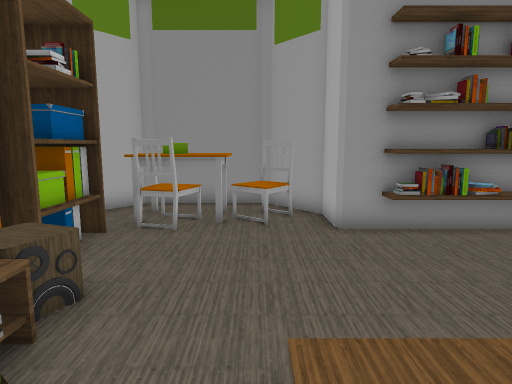
view 1 (above)

14 first-person views from a walk through a scene from a Unity 3-D project. The camera is 1.3 m above the floor, tilts 8° down and sees 75° across. The floor is counted in squares, 0.5 m on a side. Each view is taken from the middle of a square. On the plan, view 1 faces up. The plan holds only what a view shows up to about 20 squares ahead; the rest is blank. The player is left out. Some surface patterns are stand-ins.

view 2
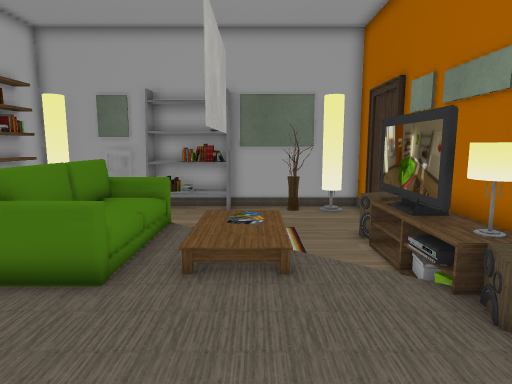

view 3
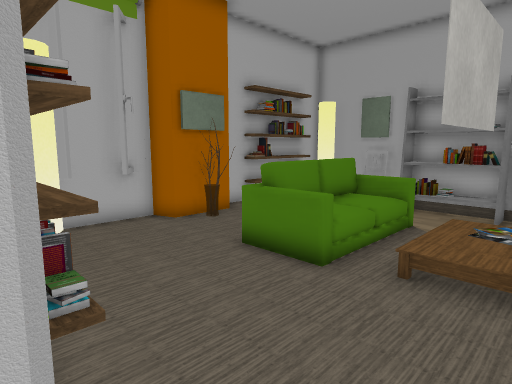

view 4
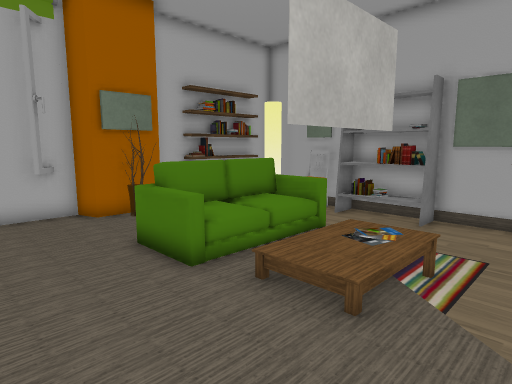

view 5
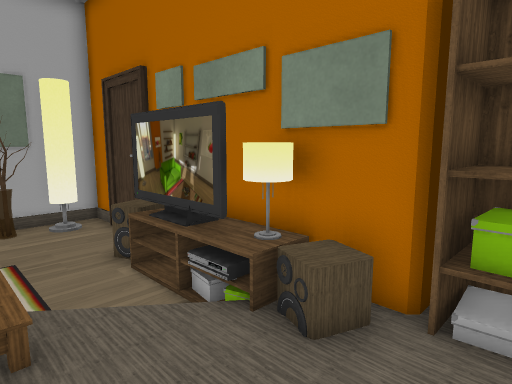

view 6
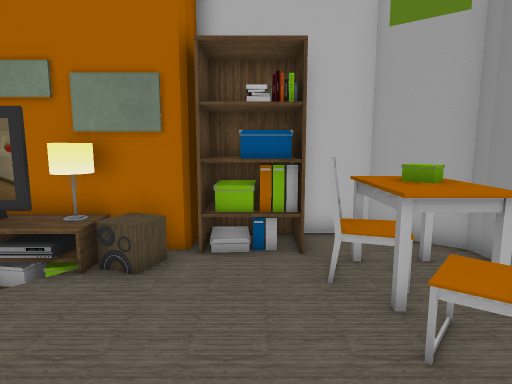

view 7
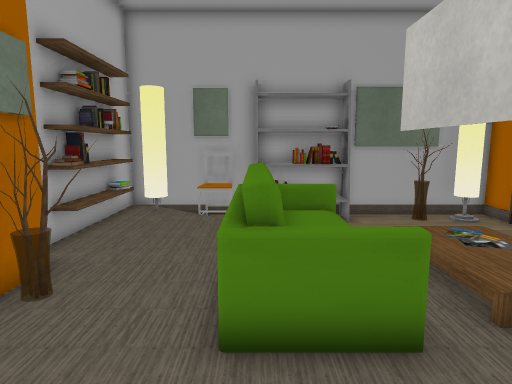

view 8
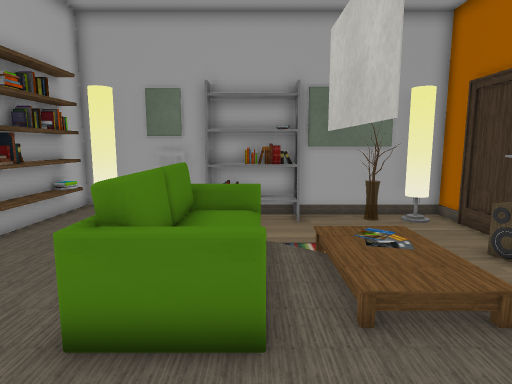

view 9
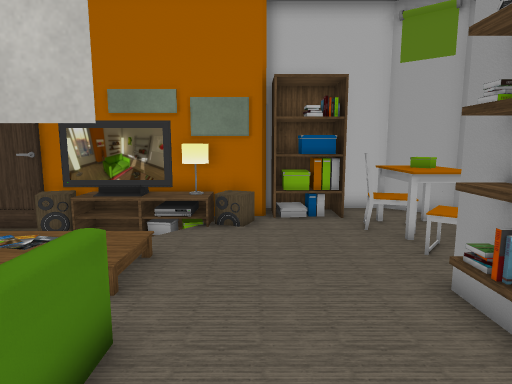

view 10
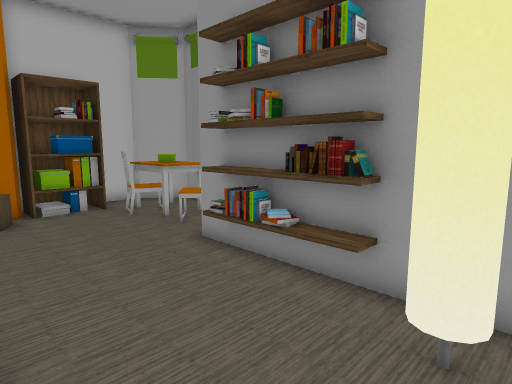

view 11
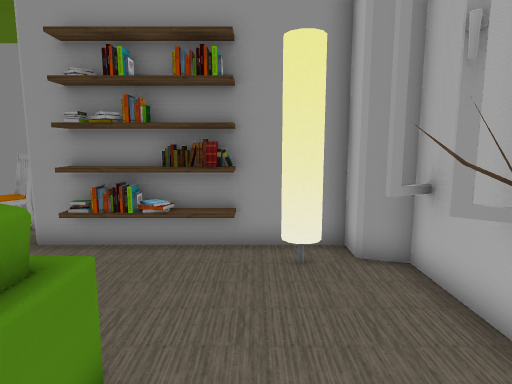

view 12
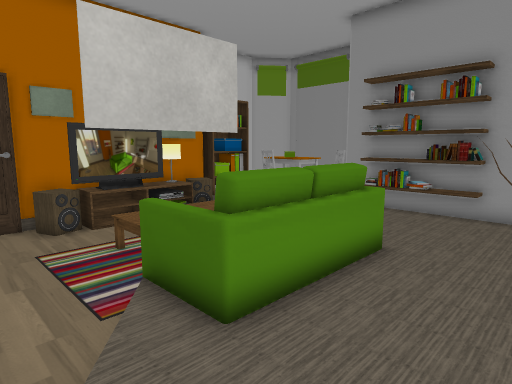

view 13
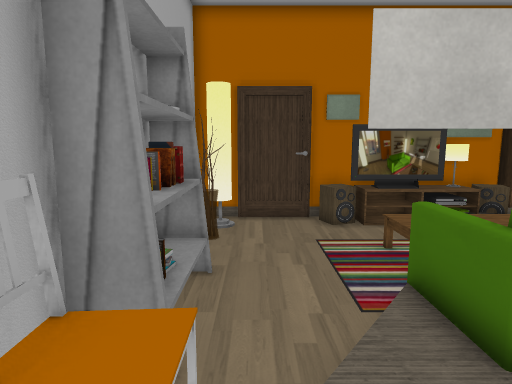

view 14
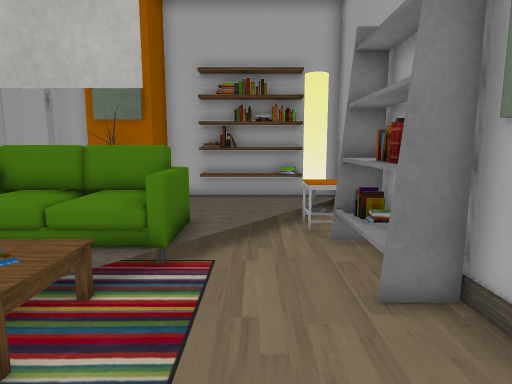

### Floor plan
Key: @ floor where view 1 was taken; # wall or solid block; . main floor; - floor 0.25 m lower than the main floor; / step, stairs or slope; T table; C chair; S shelf; L lamp; A carpet; F sofa; B TV; P speaker; E vase; O other object.
Columns run from 6 left of view 1 to 12 right of it. Each row starts with its distance up from view 1.
 12  ########
 11 ## TTTCC#
 10 #. TTTOC#
  9 #.TCCT..#######
  8 #SS.C....SSSSS #
  7 #SS........... ###
  6 #SS.............##
  5 ###..............#
  4   #O.............##
  3   #L/.....AOF....##
  2   #BO/.O#.O F..EE
  1   #BO-/O#.O F..EE
  0   #BO-@ #.O F...##
 -1   #P--- #/O F....#
 -2   #P---  -AOF....S
 -3   #--------/.....S
 -4   #---------/....S
 -5   #-----------...S
 -6   ###E--SSSSSCC.#S
 -7    ##EOOSSSSSCC-##
 -8     ###############

Positions as (right, up) in squares from view 1, and headings:
1: (0, 0), facing up
2: (1, 9), facing down
3: (0, 9), facing down-right
4: (-2, 7), facing down-right
5: (1, 7), facing down-left
6: (4, 7), facing left
7: (6, 7), facing down
8: (4, 7), facing down
9: (8, 5), facing left
10: (10, 3), facing up-left
11: (8, 0), facing up
12: (10, -5), facing up-left
13: (10, -5), facing left
14: (-3, -4), facing right
